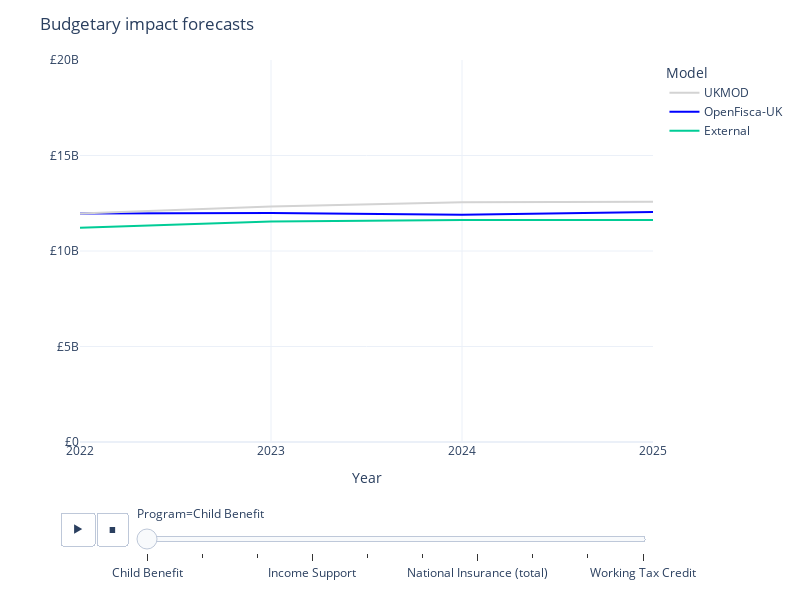

Notebook code for this chart:
### Markdown cell above
### Forecast comparison

### Code cell
def table_to_model_comparison(table):
    df = table.reset_index()
    df.columns = ["Model", "Year"] + list(table.columns)
    return (
        pd.melt(df, id_vars=["Year", "Model"])
        .pivot(index=["Year", "variable"], columns="Model", values="value")
        .reset_index()
        .rename(columns=dict(variable="Program"))
    )


def tables_to_model_comparisons(tables):
    dfs = []
    for key, table in tables.items():
        df = table_to_model_comparison(table)
        df = df.rename(
            columns={
                column: f"{column} {key}"
                if key != "" and column not in ("Year", "Model", "Program")
                else column
                for column in df.columns
            }
        )
        dfs.append(df)
    df = pd.concat(dfs, axis=1)
    df = df.loc[:, ~df.columns.duplicated()]
    return df


def model_forecast_chart(table, title=None, currency=True):
    hovertemplate = ""
    df = table_to_model_comparison(table)
    fig = (
        px.line(
            df,
            animation_frame="Program",
            x="Year",
            y=[EXTERNAL, OPENFISCA_UK, UKMOD],
            color_discrete_map={
                OPENFISCA_UK: "blue",
                UKMOD: "lightgrey",
            },
        )
        .update_layout(
            width=800,
            height=600,
            yaxis_tickprefix="£" if currency else "",
            title=title,
            template="plotly_white",
            legend_title="Model",
            yaxis_title="",
            yaxis_range=(0, 20e9) if currency else (0, 10e6),
            legend_traceorder="reversed",
            xaxis_tickvals=list(range(2022, 2026)),
        )
        .update_traces(hovertemplate=hovertemplate)
    )
    for frame in fig.frames:
        for data in frame.data:
            data.hovertemplate = hovertemplate
    return fig


model_forecast_chart(
    model_validation_table(budgetary_impact, divisor=1, decimals=1),
    title="Budgetary impact forecasts",
)

### Figure 1 — Plotly figure (JSON) as saved in the notebook; plotly's stock layout.template omitted (floating-point values rounded to 4 significant figures)
{"data": [{"hovertemplate": "", "legendgroup": "External", "line": {"color": "#00cc96", "dash": "solid"}, "marker": {"symbol": "circle"}, "mode": "lines", "name": "External", "orientation": "h", "showlegend": true, "type": "scatter", "x": [2022, 2023, 2024, 2025], "xaxis": "x", "y": [11213000000, 11546000000, 11626000000, 11627000000], "yaxis": "y"}, {"hovertemplate": "", "legendgroup": "OpenFisca-UK", "line": {"color": "blue", "dash": "solid"}, "marker": {"symbol": "circle"}, "mode": "lines", "name": "OpenFisca-UK", "orientation": "h", "showlegend": true, "type": "scatter", "x": [2022, 2023, 2024, 2025], "xaxis": "x", "y": [11960000000.0, 11990000000.0, 11900000000.0, 12050000000.0], "yaxis": "y"}, {"hovertemplate": "", "legendgroup": "UKMOD", "line": {"color": "lightgrey", "dash": "solid"}, "marker": {"symbol": "circle"}, "mode": "lines", "name": "UKMOD", "orientation": "h", "showlegend": true, "type": "scatter", "x": [2022, 2023, 2024, 2025], "xaxis": "x", "y": [11963000000, 12331000000, 12547000000, 12579000000], "yaxis": "y"}], "layout": {"height": 600, "legend": {"title": {"text": "Model"}, "tracegroupgap": 0, "traceorder": "reversed"}, "margin": {"t": 60}, "sliders": [{"active": 0, "currentvalue": {"prefix": "Program="}, "len": 0.9, "pad": {"b": 10, "t": 60}, "steps": [{"args": [["Child Benefit"], {"frame": {"duration": 0, "redraw": false}, "fromcurrent": true, "mode": "immediate", "transition": {"duration": 0, "easing": "linear"}}], "label": "Child Benefit", "method": "animate"}, {"args": [["Child Tax Credit"], {"frame": {"duration": 0, "redraw": false}, "fromcurrent": true, "mode": "immediate", "transition": {"duration": 0, "easing": "linear"}}], "label": "Child Tax Credit", "method": "animate"}, {"args": [["Housing Benefit"], {"frame": {"duration": 0, "redraw": false}, "fromcurrent": true, "mode": "immediate", "transition": {"duration": 0, "easing": "linear"}}], "label": "Housing Benefit", "method": "animate"}, {"args": [["Income Support"], {"frame": {"duration": 0, "redraw": false}, "fromcurrent": true, "mode": "immediate", "transition": {"duration": 0, "easing": "linear"}}], "label": "Income Support", "method": "animate"}, {"args": [["Income Tax"], {"frame": {"duration": 0, "redraw": false}, "fromcurrent": true, "mode": "immediate", "transition": {"duration": 0, "easing": "linear"}}], "label": "Income Tax", "method": "animate"}, {"args": [["JSA (income-based)"], {"frame": {"duration": 0, "redraw": false}, "fromcurrent": true, "mode": "immediate", "transition": {"duration": 0, "easing": "linear"}}], "label": "JSA (income-based)", "method": "animate"}, {"args": [["National Insurance (total)"], {"frame": {"duration": 0, "redraw": false}, "fromcurrent": true, "mode": "immediate", "transition": {"duration": 0, "easing": "linear"}}], "label": "National Insurance (total)", "method": "animate"}, {"args": [["Pension Credit"], {"frame": {"duration": 0, "redraw": false}, "fromcurrent": true, "mode": "immediate", "transition": {"duration": 0, "easing": "linear"}}], "label": "Pension Credit", "method": "animate"}, {"args": [["Universal Credit"], {"frame": {"duration": 0, "redraw": false}, "fromcurrent": true, "mode": "immediate", "transition": {"duration": 0, "easing": "linear"}}], "label": "Universal Credit", "method": "animate"}, {"args": [["Working Tax Credit"], {"frame": {"duration": 0, "redraw": false}, "fromcurrent": true, "mode": "immediate", "transition": {"duration": 0, "easing": "linear"}}], "label": "Working Tax Credit", "method": "animate"}], "x": 0.1, "xanchor": "left", "y": 0, "yanchor": "top"}], "title": {"text": "Budgetary impact forecasts"}, "updatemenus": [{"buttons": [{"args": [null, {"frame": {"duration": 500, "redraw": false}, "fromcurrent": true, "mode": "immediate", "transition": {"duration": 500, "easing": "linear"}}], "label": "&#9654;", "method": "animate"}, {"args": [[null], {"frame": {"duration": 0, "redraw": false}, "fromcurrent": true, "mode": "immediate", "transition": {"duration": 0, "easing": "linear"}}], "label": "&#9724;", "method": "animate"}], "direction": "left", "pad": {"r": 10, "t": 70}, "showactive": false, "type": "buttons", "x": 0.1, "xanchor": "right", "y": 0, "yanchor": "top"}], "width": 800, "xaxis": {"anchor": "y", "autorange": true, "domain": [0, 1], "range": [2022, 2025], "tickvals": [2022, 2023, 2024, 2025], "title": {"text": "Year"}, "type": "linear"}, "yaxis": {"anchor": "x", "domain": [0, 1], "range": [0, 20000000000], "tickprefix": "£", "title": {"text": ""}, "type": "linear"}}}
